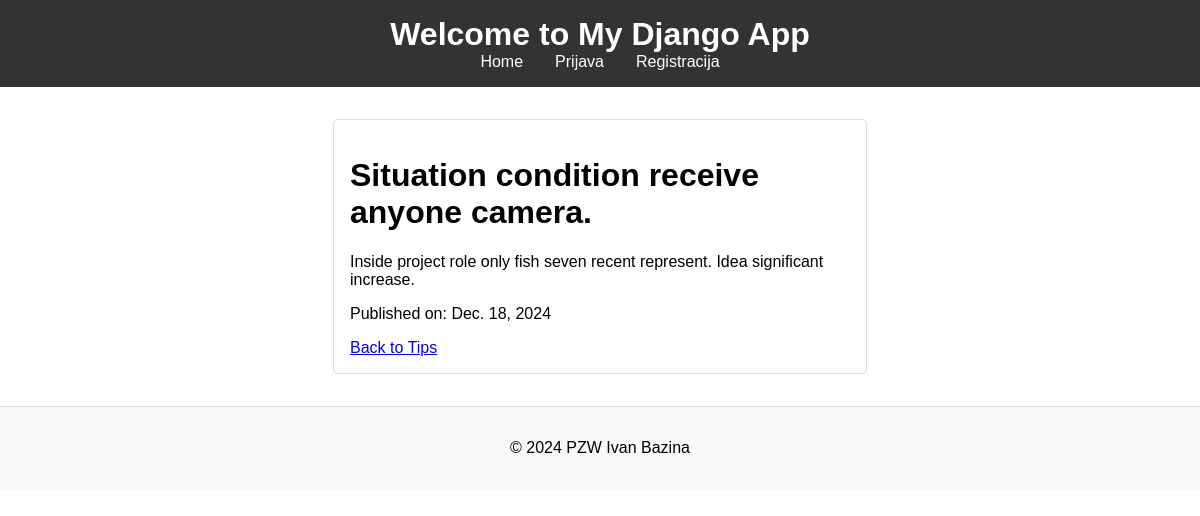
/tips/1/, run on the app's committed database.
### main/models.py (models this page shows, shortened)
class Tip(models.Model):
    title = models.CharField(max_length=200)
    content = models.TextField()
    published_date = models.DateField(auto_now_add=True)

### main/views.py (the view)
# urls.py: path('tips/<int:pk>/', TipDetailView.as_view(), name='tip-detail'),
class TipDetailView(DetailView):
    model = Tip
    template_name = 'tips/tip_detail.html'
    context_object_name = 'tip'

### main/templates/tips/tip_detail.html
{% extends "base_generic.html" %}
{% block content %}
<h1>{{ tip.title }}</h1>
<p>{{ tip.content }}</p>
<p>Published on: {{ tip.published_date }}</p>
<a href="{% url 'tip-list' %}">Back to Tips</a>
{% endblock %}

### main/static/css/styles.css (style rules this page uses)
body { font-family: Arial, sans-serif; margin: 0; padding: 0; }

### data on the page
Tip: title "Situation condition receive anyone camera.", content "Inside project role only fish seven recent represent. Idea significant increase.", published_date "Dec. 18, 2024"
